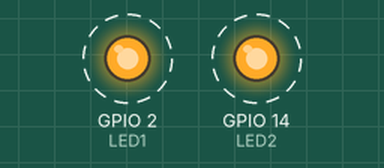
Simulated run of this program. Board: ESP32. Shown: output pins drawn as LEDs (lit = HIGH). Dashed ring = blinking. What the program prints to the serial monitor is not drawn.

Above: at 0.1 s.
Timing chart, 0 to 3.0 s (numbered marks = the images above):
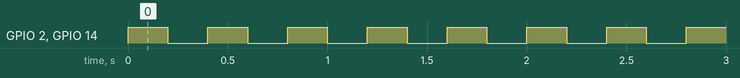

Measured:
- by itself, GPIO 2 (LED1): alternates HIGH for 0.20 s and LOW for 0.20 s, 100 changes in all, then stays LOW
- by itself, GPIO 14 (LED2): alternates HIGH for 0.20 s and LOW for 0.20 s, 50 changes in all, then stays LOW

The program:

main.cpp
```cpp
#include <Arduino.h>

#include "freertos/FreeRTOS.h"
#include "freertos/task.h"


#define LED1 2
#define LED2 14

TaskHandle_t task1Handle = NULL;
TaskHandle_t task2Handle = NULL;
TaskHandle_t task3Handle = NULL;


void vTaskBlink(void* pvParameters);
void vTask2(void* pvParameters);

int valor = 0;

void setup() {
  Serial.begin(9600);
  pinMode(LED1, OUTPUT);
  pinMode(LED2, OUTPUT);
  xTaskCreatePinnedToCore(vTaskBlink, "TASK1", configMINIMAL_STACK_SIZE, (void*) LED1, 1, &task1Handle, APP_CPU_NUM);
  xTaskCreatePinnedToCore(vTask2, "TASK2", configMINIMAL_STACK_SIZE+1024, (void*) valor, 2, &task2Handle, PRO_CPU_NUM);
  xTaskCreatePinnedToCore(vTaskBlink, "TASK3", configMINIMAL_STACK_SIZE, (void*) LED2, 2, &task3Handle, APP_CPU_NUM);

}

void loop() {
  vTaskDelay(3000);
}

void vTaskBlink(void* pvParameters){
  UBaseType_t uxHighWaterMark;
  int pin = (int)pvParameters;
  while(1){
    digitalWrite(pin, !digitalRead(pin));
    vTaskDelay(pdMS_TO_TICKS(200));
    uxHighWaterMark = uxTaskGetStackHighWaterMark(NULL);
    Serial.print(pcTaskGetTaskName(NULL));
    Serial.print(": ");
    Serial.println(uxHighWaterMark);
  }
}

void vTask2(void* pvParameters){

  UBaseType_t uxHighWaterMark;
  int cont = (int)pvParameters;

  while(1){
    Serial.println("Task 2: "+String(cont++));

    vTaskDelay(pdMS_TO_TICKS(1000));
    uxHighWaterMark = uxTaskGetStackHighWaterMark(NULL);
    Serial.print(pcTaskGetTaskName(NULL));
    Serial.print(": ");
    Serial.println(uxHighWaterMark);
    if(cont==10){
      Serial.println("Pausando task 3.");
      vTaskSuspend(task3Handle);
      digitalWrite(LED2, LOW);
    }
    if(cont==20){
      Serial.println("Pausando task 1.");
      vTaskSuspend(task1Handle);
      digitalWrite(LED1, LOW);
    }
    /*if(cont==30){
      Serial.println("Retomando task 1.");
      vTaskResume(task1Handle);
    }
    if(cont==40){
      Serial.println("Retomando task 3.");
      vTaskResume(task3Handle);
      cont = 0;
    }*/
  }
}
```
